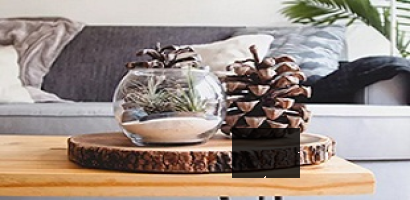
#> input picture assets/background.png, 410 x 200 px
$ python ncc_matcher.py
#> lines starting #> are read from the running program, lines starting #| are printed output that depends on the picture
#> further down, img is the input picture: PIL image 410x200 RGBA; mean R, G, B, A 158.1, 144.2, 135.7, 255
# -*- coding: utf-8 -*-
"""
基于归一化互相关(NCC)算法的滑块验证码识别模块
用于替换原有的ONNX模型，提供更轻量级的验证码识别解决方案

作者: AI Assistant
基于: test_ncc.py 中的NCC算法实现
"""

import base64
import io
import numpy as np
from PIL import Image, ImageDraw
import logging

# 配置日志
_LOGGER = logging.getLogger(__name__)

class NCCMatcher:
    """
    使用归一化互相关 (NCC) 算法进行滑块验证码识别的核心类
    通过模板匹配的方式找到滑块在背景图中的最佳位置
    """

    def __init__(self):
        """初始化NCC匹配器"""
        _LOGGER.info("NCC滑块验证码识别器初始化完成")

    # [17 lines left out: function _base64_to_image, not called in this run]

    def _ncc_with_mask(self, window: np.ndarray, template: np.ndarray, mask: np.ndarray) -> float:
        """
        使用掩码进行归一化互相关计算

        Args:
            window: 背景图中的滑动窗口区域
            template: 模板图像
            mask: 掩码，用于忽略透明区域

        Returns:
            NCC相关性系数，范围[-1, 1]，越接近1表示匹配度越高
        """
        # 转换为浮点数以提高计算精度
        window = window.astype(np.float64)
        template = template.astype(np.float64)

        # 应用掩码，将透明区域设为0
        masked_window = window * mask
        masked_template = template * mask

        # 找到有效像素（非透明区域）
        valid_pixels = mask > 0
        if not np.any(valid_pixels):
            return 0  # 如果没有有效像素，返回0相关性

        # 计算均值
        window_mean = np.mean(masked_window[valid_pixels])
        template_mean = np.mean(masked_template[valid_pixels])

        # 计算与均值的差值
        diff_window = masked_window - window_mean
        diff_template = masked_template - template_mean

        # 计算分子：差值的内积
        numerator = np.sum(diff_window * diff_template)

        # 计算分母：标准差的乘积
        std_window = np.sqrt(np.sum(diff_window ** 2))
        std_template = np.sqrt(np.sum(diff_template ** 2))

        # 避免除零错误
        if std_window == 0 or std_template == 0:
            return 0

        # 计算归一化互相关系数
        correlation = numerator / (std_window * std_template)
        return correlation

    def _extract_slider_template(self, background_image: Image.Image) -> tuple:
        """
        从背景图中提取滑块模板

        这个方法假设滑块是背景图中最右侧的一个矩形区域
        在实际应用中，可能需要根据具体的验证码样式进行调整

        Args:
            background_image: 背景图像

        Returns:
            (template_image, template_mask): 提取的模板图像和对应的掩码
        """
        # 将图像转换为numpy数组
        img_array = np.array(background_image)

        # 如果是RGBA图像，提取alpha通道作为掩码
        if img_array.shape[2] == 4:
            alpha_channel = img_array[:, :, 3]
#> alpha_channel: shape (200, 410); every value is 255
            # 创建掩码：alpha值大于0的区域为有效区域
            mask = (alpha_channel > 0).astype(np.float64)
#> mask: shape (200, 410) float64; every value is 1
        else:
            # 如果是RGB图像，创建全1掩码
            mask = np.ones((img_array.shape[0], img_array.shape[1]), dtype=np.float64)

        # 假设滑块在图像的右侧，提取右侧1/4区域作为模板
        height, width = img_array.shape[:2]
#> height = 200; width = 410
        template_width = width // 4
#> template_width = 102

        # 提取右侧区域作为滑块模板
        template_region = img_array[:, -template_width:]
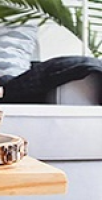
#> template_region: shape (200, 102, 4); mean R, G, B, A 172.4, 170.2, 168, 255
        template_mask = mask[:, -template_width:]
#> template_mask: shape (200, 102) float64; every value is 1

        # 转换为PIL Image
        if template_region.shape[2] == 4:
            template_image = Image.fromarray(template_region, 'RGBA')
        else:
            template_image = Image.fromarray(template_region, 'RGB')

        return template_image, template_mask

    def find_slider_position(self, background_image: Image.Image) -> int:
        """
        在背景图中找到滑块的最佳位置

        Args:
            background_image: 背景图像（PIL Image对象）

        Returns:
            滑块应该移动到的x坐标位置
        """
        try:
            # 提取滑块模板
            template_image, template_mask = self._extract_slider_template(background_image)

            # 将模板转换为灰度图像
            template_gray = np.array(template_image.convert('L'))
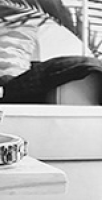
#> template_gray: shape (200, 102); min 0, max 255, mean 170.6

            # 将背景图像转换为灰度图像
            if background_image.mode == 'RGBA':
                background_gray = np.array(background_image.convert('L'))
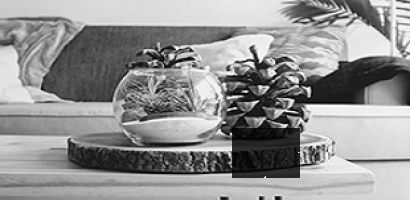
#> background_gray: shape (200, 410); min 0, max 255, mean 147.4
            else:
                background_gray = np.array(background_image.convert('L'))

            # 获取图像尺寸
            bg_height, bg_width = background_gray.shape
#> bg_height = 200; bg_width = 410
            tmpl_height, tmpl_width = template_gray.shape
#> tmpl_height = 200; tmpl_width = 102

            # 初始化最佳匹配参数
            max_corr = -1.0
            best_x = -1

            # 在背景图中滑动模板，寻找最佳匹配位置
            for y in range(bg_height - tmpl_height + 1):
                for x in range(bg_width - tmpl_width + 1):
                    # 提取当前窗口
                    window = background_gray[y:y + tmpl_height, x:x + tmpl_width]

                    # 计算NCC相关性
                    corr = self._ncc_with_mask(window, template_gray, template_mask)

                    # 更新最佳匹配
                    if corr > max_corr:
                        max_corr = corr
                        best_x = x
#> this loop made 1 pass
#> pass 1, in _ncc_with_mask, `window = window.astype(np.float64)`:
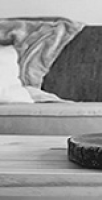
#> window: shape (200, 102) float64; min 6, max 245, mean 147.9

            _LOGGER.info(f"滑块位置识别完成。最佳位置: x={best_x}, NCC相关性: {max_corr:.4f}")

            # 如果相关性太低，可能识别失败
            if max_corr < 0.3:  # 阈值可以根据实际情况调整
                _LOGGER.warning(f"NCC相关性较低({max_corr:.4f})，可能识别失败")
                return 0

            return best_x

        except Exception as e:
            _LOGGER.error(f"滑块位置识别失败: {e}")
            return 0

    def get_distance(self, image: Image.Image, draw: bool = False) -> int:
        """
        获取滑块需要移动的距离

        这是为了保持与原有ONNX接口的兼容性而设计的方法

        Args:
            image: 背景图像
            draw: 是否绘制识别结果（暂时未实现）

        Returns:
            滑块需要移动的距离（像素）
        """
        try:
            # 找到滑块位置
            slider_x = self.find_slider_position(image)

            # 计算移动距离（假设滑块初始位置在左侧）
            # 这里需要根据实际的验证码布局进行调整
            distance = slider_x

            if draw:
                # 可以在这里添加绘制识别结果的代码
                _LOGGER.info(f"识别结果: 滑块应移动到x={slider_x}位置")

            return distance

        except Exception as e:
            _LOGGER.error(f"获取滑块距离失败: {e}")
            return 0

    # [34 lines left out: function draw_match_result, not called in this run]


class SliderCaptchaMatcher:
    """
    滑块验证码识别器的主要接口类
    提供与原有ONNX类兼容的接口
    """

    def __init__(self, model_path: str = None):
        """
        初始化滑块验证码识别器

        Args:
            model_path: 模型路径（为了兼容性保留，但NCC算法不需要模型文件）
        """
        self.ncc_matcher = NCCMatcher()
        _LOGGER.info("滑块验证码识别器初始化完成（使用NCC算法）")

    def get_distance(self, image: Image.Image, draw: bool = False) -> int:
        """
        获取滑块需要移动的距离

        Args:
            image: 背景图像
            draw: 是否绘制识别结果

        Returns:
            滑块需要移动的距离（像素）
        """
        return self.ncc_matcher.get_distance(image, draw)


# 为了保持向后兼容性，创建一个ONNX类的别名
ONNX = SliderCaptchaMatcher

if __name__ == "__main__":
    # 测试代码
    logging.basicConfig(level=logging.INFO, format='%(asctime)s - %(levelname)s - %(message)s')

    # 创建识别器实例
    matcher = SliderCaptchaMatcher()

    # 测试图像路径
    img_path = "../assets/background.png"

    try:
        # 加载测试图像
        img = Image.open(img_path)
        print(f"加载测试图像: {img_path}")

        # 识别滑块位置
        distance = matcher.get_distance(img, draw=True)
        print(f"识别结果: 滑块需要移动 {distance} 像素")
#| 识别结果: 滑块需要移动 308 像素

    except Exception as e:
        print(f"测试失败: {e}")
